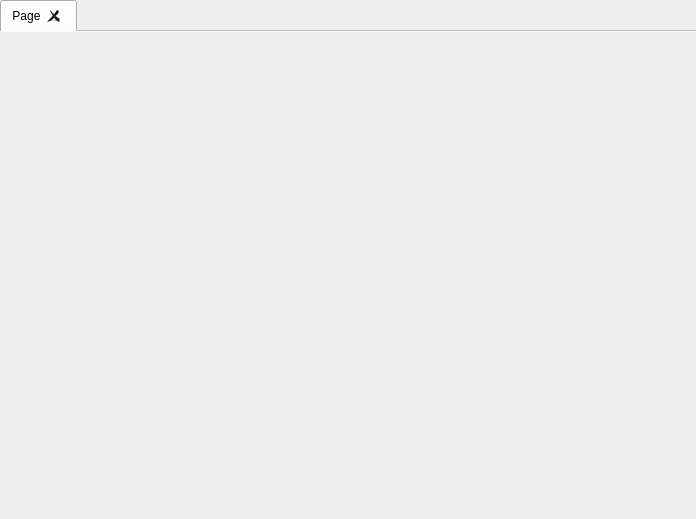
<?xml version="1.0" encoding="UTF-8"?>
<ui version="4.0">
 <class>LeaveLastTabWidget</class>
 <widget class="QTabWidget" name="LeaveLastTabWidget">
  <property name="geometry">
   <rect>
    <x>0</x>
    <y>0</y>
    <width>696</width>
    <height>519</height>
   </rect>
  </property>
  <property name="focusPolicy">
   <enum>Qt::TabFocus</enum>
  </property>
  <property name="windowTitle">
   <string>TabWidget</string>
  </property>
  <property name="documentMode">
   <bool>true</bool>
  </property>
  <property name="tabsClosable">
   <bool>true</bool>
  </property>
  <property name="movable">
   <bool>true</bool>
  </property>
  <widget class="QWidget" name="tab">
   <attribute name="title">
    <string>Page</string>
   </attribute>
  </widget>
 </widget>
 <resources>
  <include location="LeaveLastTabWidget.qrc"/>
 </resources>
 <connections/>
</ui>
